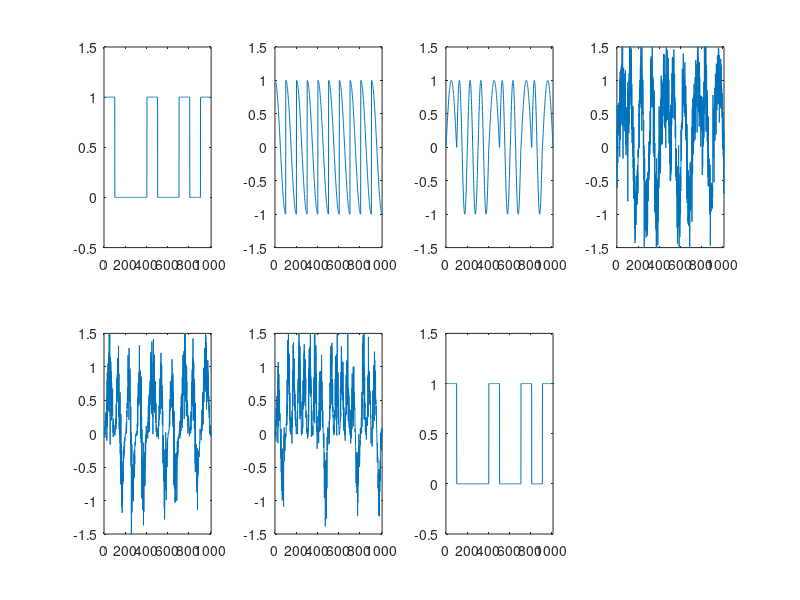

The MATLAB source for this figure:
clc;
clear all;
t=0:0.01:1;
fc = 0.5;
m = [];
m = [1 0 0 0 1 0 0 1 0 1];
mess=[];
c=[];
bpsk=[];
q1=[];
q2=[];
for i=1:10
    if m(i) == 1
        bpsk=[bpsk sin(2*pi*fc*t)];
        mess=[mess ones(1,length(t))];
    else
        bpsk=[bpsk sin(2*pi*2*fc*t)];
        mess=[mess zeros(1,length(t))];
    end
    c=[c cos(2*pi*fc*t)];
    q1=[q1 sin(2*pi*fc*t)];
    q2=[q2 sin(2*pi*2*fc*t)];
end
subplot(2,4,1);
plot(mess);
ylim ([-0.5 1.5])
xlim ([0 1010])
subplot(2,4,2);
plot(c);
ylim ([-1.5 1.5])
xlim ([0 1010]) 
subplot(2,4,3);
plot(bpsk);
ylim ([-1.5 1.5])
xlim ([0 1010]) 
r=awgn(bpsk,10);
de1= r.*q1;
de2= r.*q2;
subplot(2,4,4);
plot(r);
ylim ([-1.5 1.5])
xlim ([0 1010]) 
subplot(2,4,5);
plot(de1);
ylim ([-1.5 1.5])
xlim ([0 1010]) 
subplot(2,4,6);
plot(de2);
ylim ([-1.5 1.5])
xlim ([0 1010]) 
reme=[];
for i= 1:10
    k1 = sum(de1((1+(i-1)*length(t)):(i*length(t))));
    k2 = sum(de2((1+(i-1)*length(t)):(i*length(t))));
    if (k1 - k2) > 0
        reme = [reme ones(1,length(t))];
    else
        reme = [reme zeros(1,length(t))];
    end
end
subplot(2,4,7);
plot(reme);
ylim ([-0.5 1.5]);
xlim ([0 1010]);